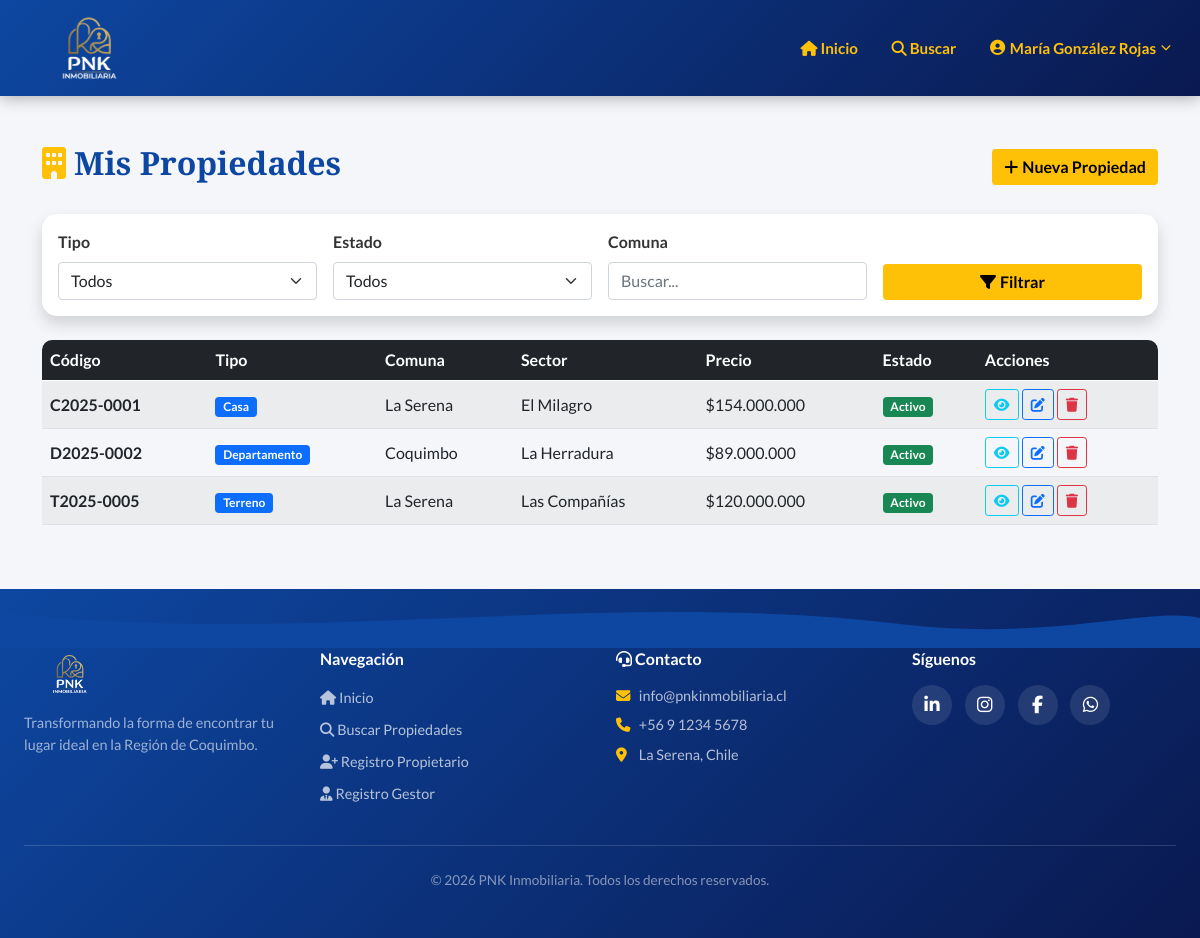
The app's page /crud-propiedades.php (signed in) with its own data.
### tables this page shows
CREATE TABLE propiedades (
    id               INT AUTO_INCREMENT PRIMARY KEY,
    codigo           VARCHAR(20) NOT NULL UNIQUE COMMENT 'Formato: C/D/T + año + correlativo',
    propietario_id   INT NOT NULL,
    tipo             ENUM('casa','departamento','terreno') NOT NULL,
    descripcion      TEXT NULL,
    banos            TINYINT UNSIGNED DEFAULT 0,
    dormitorios      TINYINT UNSIGNED DEFAULT 0,
    area_terreno     DECIMAL(10,2) DEFAULT 0 COMMENT 'Metros cuadrados',
    area_construida  DECIMAL(10,2) DEFAULT 0 COMMENT 'Metros cuadrados',
    precio_clp       BIGINT UNSIGNED DEFAULT 0,
    precio_uf        DECIMAL(10,2) DEFAULT 0,
    fecha_publicacion DATE NULL,
    provincia        VARCHAR(50) NOT NULL,
    comuna           VARCHAR(50) NOT NULL,
    sector           VARCHAR(100) NULL,
    latitud          DECIMAL(10,7) NULL,
    longitud         DECIMAL(10,7) NULL,
    bodega           BOOLEAN DEFAULT FALSE,
    estacionamiento  BOOLEAN DEFAULT FALSE,
    logia            BOOLEAN DEFAULT FALSE,
    cocina_amoblada  BOOLEAN DEFAULT FALSE,
    antejardin       BOOLEAN DEFAULT FALSE,
    patio_trasero    BOOLEAN DEFAULT FALSE,
    piscina          BOOLEAN DEFAULT FALSE,
    estado           ENUM('activo','inactivo','vendido') NOT NULL DEFAULT 'activo',
    created_at       TIMESTAMP DEFAULT CURRENT_TIMESTAMP,
    updated_at       TIMESTAMP DEFAULT CURRENT_TIMESTAMP ON UPDATE CURRENT_TIMESTAMP,
    FOREIGN KEY (propietario_id) REFERENCES usuarios(id) ON DELETE CASCADE,
    INDEX idx_tipo (tipo),
    INDEX idx_estado (estado),
    INDEX idx_comuna (comuna),
    INDEX idx_provincia (provincia),
    INDEX idx_propietario (propietario_id)
);

### includes/auth.php (called while the page is built, shortened)
<?php
function getUserType(): ?string {
    return $_SESSION['tipo_usuario'] ?? null;
}
function sanitize(string $input): string {
    return htmlspecialchars(trim($input), ENT_QUOTES, 'UTF-8');
}

### crud-propiedades.php (the view, shortened to what this page needs)
<?php
require_once 'includes/header.php';
$isAdmin = getUserType() === 'administrador';
$filtroComuna = $_GET['comuna'] ?? '';
$page = max(1, intval($_GET['page'] ?? 1));
$perPage = 10;
$offset = ($page - 1) * $perPage;
$params = [];
$where = "WHERE 1=1";
if (!$isAdmin) { $where .= " AND propietario_id = ?"; $params[] = getUserId(); }
$stmt = $pdo->prepare("SELECT * FROM propiedades $where ORDER BY created_at DESC LIMIT $perPage OFFSET $offset");
$stmt->execute($params);
$propiedades = $stmt->fetchAll();
?>
<section class="container my-5">
    <div class="d-flex justify-content-between align-items-center mb-4 flex-wrap gap-2">
        <h2 class="fw-bold"><i class="fas fa-building text-warning me-2"></i><?= $isAdmin ? 'Mantenedor de Propiedades' : 'Mis Propiedades' ?></h2>
        <div>
            <a href="?new=1" class="btn btn-warning text-dark fw-bold"><i class="fas fa-plus me-1"></i>Nueva Propiedad</a>
        </div>
    </div>
    <div class="card premium-card border-0 shadow p-3 mb-4">
        <form method="GET" class="row g-3 align-items-end">
            <div class="col-md-3">
                <label class="form-label fw-bold">Tipo</label>
                <select name="tipo" class="form-select">
                    <option value="">Todos</option>
                </select>
            </div>
            <div class="col-md-3">
                <label class="form-label fw-bold">Estado</label>
                <select name="estado_prop" class="form-select">
                    <option value="">Todos</option>
                </select>
            </div>
            <div class="col-md-3">
                <label class="form-label fw-bold">Comuna</label>
                <input type="text" name="comuna" class="form-control" value="<?= sanitize($filtroComuna) ?>" placeholder="Buscar...">
            </div>
            <div class="col-md-3">
                <button class="btn btn-warning text-dark fw-bold w-100"><i class="fas fa-filter me-1"></i>Filtrar</button>
            </div>
        </form>
    </div>
    <div class="table-responsive">
        <table class="table table-striped table-hover align-middle">
            <thead class="table-dark">
                <tr><th>Código</th><th>Tipo</th><th>Comuna</th><th>Sector</th><th>Precio</th><th>Estado</th><th>Acciones</th></tr>
            </thead>
            <tbody>
            <?php foreach ($propiedades as $p): ?>
                <tr>
                    <td class="fw-bold"><?= sanitize($p['codigo']) ?></td>
                    <td><span class="badge bg-primary"><?= ucfirst($p['tipo']) ?></span></td>
                    <td><?= sanitize($p['comuna']) ?></td>
                    <td><?= sanitize($p['sector']) ?></td>
                    <td>$<?= number_format($p['precio_clp'], 0, ',', '.') ?></td>
                    <td><span class="badge bg-<?= $p['estado']==='activo'?'success':($p['estado']==='vendido'?'info':'secondary') ?>"><?= ucfirst($p['estado']) ?></span></td>
                    <td>
                        <a href="detalle-propiedad.php?id=<?= $p['id'] ?>" class="btn btn-sm btn-outline-info" title="Ver"><i class="fas fa-eye"></i></a>
                        <a href="?edit=<?= $p['id'] ?>" class="btn btn-sm btn-outline-primary" title="Editar"><i class="fas fa-edit"></i></a>
                        <form method="POST" class="d-inline">
                            <button class="btn btn-sm btn-outline-danger" data-confirm="¿Eliminar esta propiedad?"><i class="fas fa-trash"></i></button>
                        </form>
                    </td>
                </tr>
            <?php endforeach; ?>
            </tbody>
        </table>
    </div>
</section>
<?php require_once 'includes/footer.php'; ?>

### css/style.css (style rules this page uses)
:root { --color-header: #0d47a1; --color-secundario: #1976d2; --color-acento: #ffc107; --color-texto: #ffffff; --color-dark: #0a1950; --color-gold: #d4a843; --font-heading: 'Playfair Display', Georgia, serif; --font-body: 'Lato', 'Segoe UI', sans-serif; --shadow-card: 0 10px 30px rgba(0, 0, 0, 0.08); --shadow-hover: 0 15px 35px rgba(0, 0, 0, 0.15); --radius: 15px; --transition: all 0.3s ease; }
* { box-sizing: border-box; }
body { font-family: var(--font-body); margin: 0; background: #f5f6fa; color: #333; min-height: 100vh; display: flex; flex-direction: column; }
h1, h2, h3, h4, h5, h6 { font-family: var(--font-heading); color: var(--color-header); font-weight: 700; }
.hero-section h1, .hero-section h2, .hero-section h3, .footer-pnk h1, .footer-pnk h2, .footer-pnk h3, .footer-pnk h4, .bg-header-institutional h1, .bg-header-institutional h2, .bg-header-institutional h3, .table-dark th { color: #fff; }
.premium-card { border: none; border-radius: var(--radius); box-shadow: var(--shadow-card); transition: var(--transition); background: #fff; }
.btn-custom, .btn-warning { background-color: var(--color-acento); color: #000 !important; font-weight: bold; border: none; transition: var(--transition); }
.table-striped tbody tr:nth-of-type(odd) { background-color: #f8f9fa; }
.table-responsive { border-radius: 10px; overflow: hidden; }
.premium-card { animation: fadeInUp 0.5s ease-out; }

### records on screen
propiedades: codigo "C2025-0001", tipo "Casa", comuna "La Serena", sector "El Milagro", precio_clp "154.000.000", estado "Activo"
propiedades: codigo "D2025-0002", tipo "Departamento", comuna "Coquimbo", sector "La Herradura", precio_clp "89.000.000", estado "Activo"
propiedades: codigo "T2025-0005", tipo "Terreno", comuna "La Serena", sector "Las Compañías", precio_clp "120.000.000", estado "Activo"

### other values on screen
getUserName() "María González Rojas"
